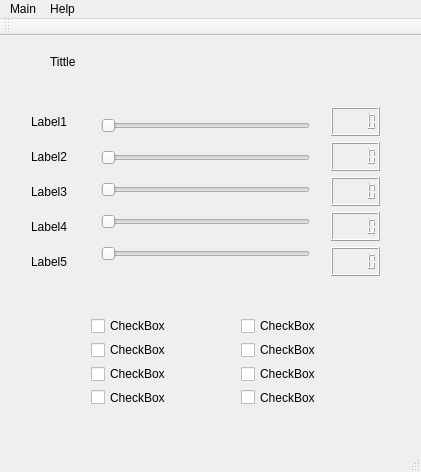
<?xml version="1.0" encoding="UTF-8"?>
<ui version="4.0">
 <class>MainWindow</class>
 <widget class="QMainWindow" name="MainWindow">
  <property name="enabled">
   <bool>true</bool>
  </property>
  <property name="geometry">
   <rect>
    <x>0</x>
    <y>0</y>
    <width>421</width>
    <height>472</height>
   </rect>
  </property>
  <property name="sizePolicy">
   <sizepolicy hsizetype="Fixed" vsizetype="Fixed">
    <horstretch>0</horstretch>
    <verstretch>0</verstretch>
   </sizepolicy>
  </property>
  <property name="minimumSize">
   <size>
    <width>421</width>
    <height>472</height>
   </size>
  </property>
  <property name="maximumSize">
   <size>
    <width>421</width>
    <height>472</height>
   </size>
  </property>
  <property name="windowTitle">
   <string>MainWindow</string>
  </property>
  <property name="documentMode">
   <bool>false</bool>
  </property>
  <widget class="QWidget" name="centralWidget">
   <widget class="QWidget" name="verticalLayoutWidget">
    <property name="geometry">
     <rect>
      <x>90</x>
      <y>60</y>
      <width>231</width>
      <height>191</height>
     </rect>
    </property>
    <layout class="QVBoxLayout" name="verticalLayout">
     <item>
      <widget class="QSlider" name="horizontalSlider_1">
       <property name="orientation">
        <enum>Qt::Horizontal</enum>
       </property>
      </widget>
     </item>
     <item>
      <widget class="QSlider" name="horizontalSlider_2">
       <property name="orientation">
        <enum>Qt::Horizontal</enum>
       </property>
      </widget>
     </item>
     <item>
      <widget class="QSlider" name="horizontalSlider_3">
       <property name="orientation">
        <enum>Qt::Horizontal</enum>
       </property>
      </widget>
     </item>
     <item>
      <widget class="QSlider" name="horizontalSlider_4">
       <property name="orientation">
        <enum>Qt::Horizontal</enum>
       </property>
      </widget>
     </item>
     <item>
      <widget class="QSlider" name="horizontalSlider_5">
       <property name="orientation">
        <enum>Qt::Horizontal</enum>
       </property>
      </widget>
     </item>
    </layout>
   </widget>
   <widget class="QWidget" name="verticalLayoutWidget_2">
    <property name="geometry">
     <rect>
      <x>20</x>
      <y>60</y>
      <width>71</width>
      <height>191</height>
     </rect>
    </property>
    <layout class="QVBoxLayout" name="verticalLayout_2">
     <item>
      <widget class="QLabel" name="label_1">
       <property name="text">
        <string>Label1</string>
       </property>
      </widget>
     </item>
     <item>
      <widget class="QLabel" name="label_2">
       <property name="text">
        <string>Label2</string>
       </property>
      </widget>
     </item>
     <item>
      <widget class="QLabel" name="label_3">
       <property name="text">
        <string>Label3</string>
       </property>
      </widget>
     </item>
     <item>
      <widget class="QLabel" name="label_4">
       <property name="text">
        <string>Label4</string>
       </property>
      </widget>
     </item>
     <item>
      <widget class="QLabel" name="label_5">
       <property name="text">
        <string>Label5</string>
       </property>
      </widget>
     </item>
    </layout>
   </widget>
   <widget class="QWidget" name="verticalLayoutWidget_3">
    <property name="geometry">
     <rect>
      <x>320</x>
      <y>60</y>
      <width>71</width>
      <height>191</height>
     </rect>
    </property>
    <layout class="QVBoxLayout" name="verticalLayout_3">
     <item>
      <widget class="QLCDNumber" name="lcdNumber_1"/>
     </item>
     <item>
      <widget class="QLCDNumber" name="lcdNumber_2"/>
     </item>
     <item>
      <widget class="QLCDNumber" name="lcdNumber_3"/>
     </item>
     <item>
      <widget class="QLCDNumber" name="lcdNumber_4"/>
     </item>
     <item>
      <widget class="QLCDNumber" name="lcdNumber_5"/>
     </item>
    </layout>
   </widget>
   <widget class="QWidget" name="verticalLayoutWidget_4">
    <property name="geometry">
     <rect>
      <x>80</x>
      <y>270</y>
      <width>111</width>
      <height>111</height>
     </rect>
    </property>
    <layout class="QVBoxLayout" name="verticalLayout_4">
     <item>
      <widget class="QCheckBox" name="checkBox_1">
       <property name="text">
        <string>CheckBox</string>
       </property>
      </widget>
     </item>
     <item>
      <widget class="QCheckBox" name="checkBox_2">
       <property name="text">
        <string>CheckBox</string>
       </property>
      </widget>
     </item>
     <item>
      <widget class="QCheckBox" name="checkBox_3">
       <property name="text">
        <string>CheckBox</string>
       </property>
      </widget>
     </item>
     <item>
      <widget class="QCheckBox" name="checkBox_4">
       <property name="text">
        <string>CheckBox</string>
       </property>
      </widget>
     </item>
    </layout>
   </widget>
   <widget class="QWidget" name="verticalLayoutWidget_5">
    <property name="geometry">
     <rect>
      <x>230</x>
      <y>270</y>
      <width>111</width>
      <height>111</height>
     </rect>
    </property>
    <layout class="QVBoxLayout" name="verticalLayout_5">
     <item>
      <widget class="QCheckBox" name="checkBox_5">
       <property name="text">
        <string>CheckBox</string>
       </property>
      </widget>
     </item>
     <item>
      <widget class="QCheckBox" name="checkBox_6">
       <property name="text">
        <string>CheckBox</string>
       </property>
      </widget>
     </item>
     <item>
      <widget class="QCheckBox" name="checkBox_7">
       <property name="text">
        <string>CheckBox</string>
       </property>
      </widget>
     </item>
     <item>
      <widget class="QCheckBox" name="checkBox_8">
       <property name="text">
        <string>CheckBox</string>
       </property>
      </widget>
     </item>
    </layout>
   </widget>
   <widget class="QLabel" name="label_tittle">
    <property name="geometry">
     <rect>
      <x>50</x>
      <y>10</y>
      <width>321</width>
      <height>31</height>
     </rect>
    </property>
    <property name="text">
     <string>Tittle</string>
    </property>
   </widget>
  </widget>
  <widget class="QMenuBar" name="menuBar">
   <property name="geometry">
    <rect>
     <x>0</x>
     <y>0</y>
     <width>421</width>
     <height>21</height>
    </rect>
   </property>
   <widget class="QMenu" name="menuMain">
    <property name="title">
     <string>Main</string>
    </property>
    <addaction name="actionExit"/>
   </widget>
   <widget class="QMenu" name="menuHelp">
    <property name="title">
     <string>Help</string>
    </property>
    <addaction name="actionAbout"/>
   </widget>
   <addaction name="menuMain"/>
   <addaction name="menuHelp"/>
  </widget>
  <widget class="QToolBar" name="mainToolBar">
   <attribute name="toolBarArea">
    <enum>TopToolBarArea</enum>
   </attribute>
   <attribute name="toolBarBreak">
    <bool>false</bool>
   </attribute>
  </widget>
  <widget class="QStatusBar" name="statusBar"/>
  <action name="actionHelp">
   <property name="text">
    <string>Help</string>
   </property>
  </action>
  <action name="actionExit">
   <property name="text">
    <string>Exit</string>
   </property>
  </action>
  <action name="actionAbout">
   <property name="text">
    <string>About</string>
   </property>
  </action>
 </widget>
 <layoutdefault spacing="6" margin="11"/>
 <resources/>
 <connections/>
</ui>
